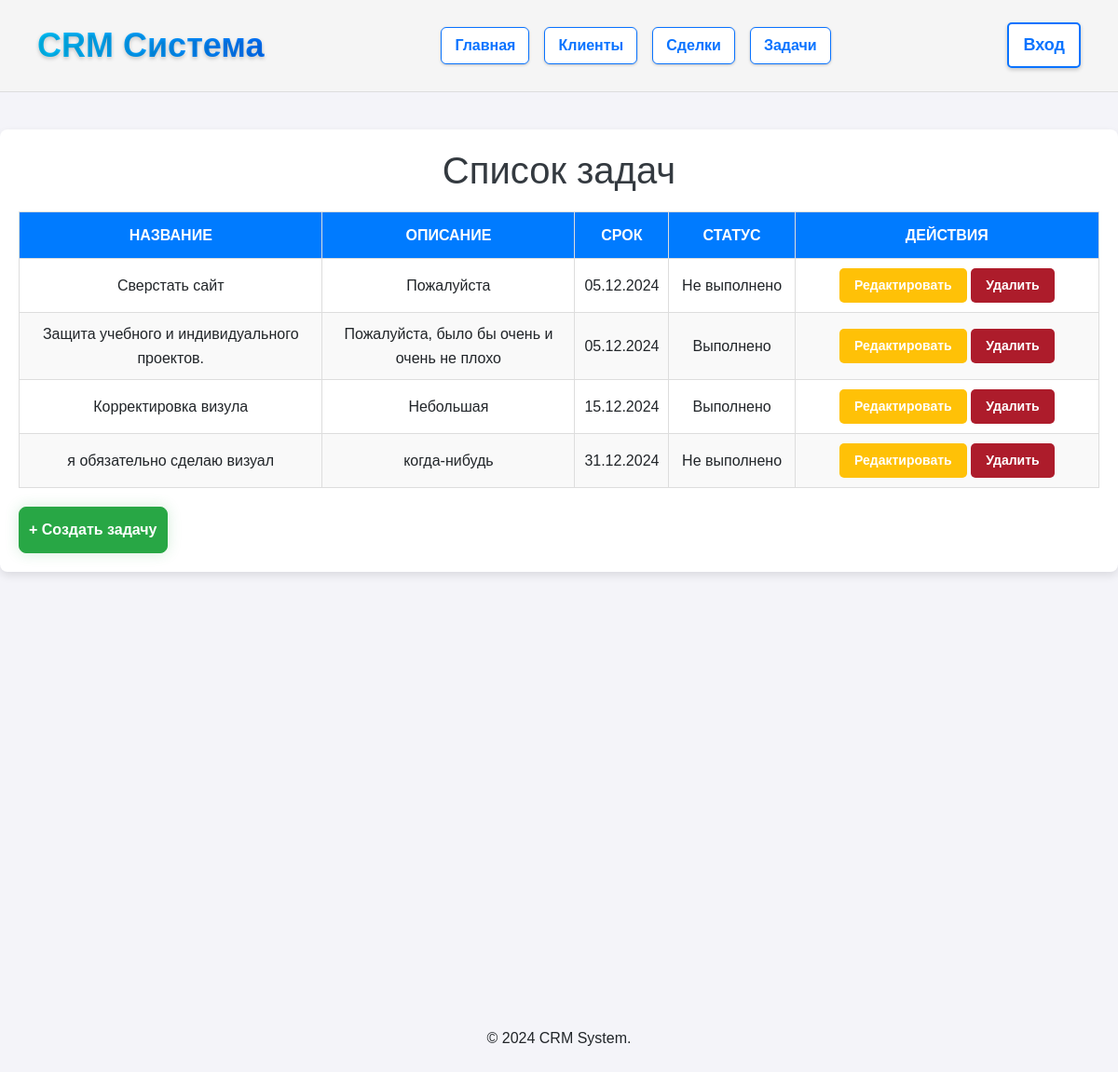
Page /task/ on the committed database.
### crm/models.py (models this page shows, shortened)
class Task(models.Model):
    title = models.CharField(default="", max_length=200, verbose_name="Название задачи")
    description = models.TextField(default="", blank=True, verbose_name="Описание")
    deadline = models.DateField( verbose_name="Срок выполнения")
    is_completed = models.BooleanField( verbose_name="Выполнена")

### crm/views.py (the view)
# urls.py: path('task/', views.task, name='task'),
def task(request):
    task = Task.objects.all()
    return render(request, 'crm/task.html', {'task': task})

### crm/templates/crm/task.html (shortened to what this page needs)
{% extends 'crm/base.html' %}
{% block content %}
<!DOCTYPE html>
<html lang="en">
<head>
</head>
<body>    <div class="container">
        <h1>Список задач</h1>
        <table>
            <thead>
                <tr>
                    <th>Название</th>
                    <th>Описание</th>
                    <th>Срок</th>
                    <th>Статус</th>
                    <th>Действия</th>
                </tr>
            </thead>
            <tbody>
                {% for task in task %}
                <tr>
                    <td>{{ task.title }}</td>
                    <td>{{ task.description }}</td>
                    <td>{{ task.deadline|date:"d.m.Y" }}</td>
                    <td>
                        {% if task.is_completed %}
                        Выполнено
                        {% else %}
                        Не выполнено
                        {% endif %}
                    </td>
                    <td>
                        <a href="{% url 'edit_task' task.id %}" class="btn btn-warning btn-sm">Редактировать</a>
                        <a href="{% url 'delete_task' task.id %}" onclick="return confirm('Вы уверены?');" class="btn btn-danger btn-sm">Удалить</a>
                    </td>
                </tr>
                {% empty %}
                <tr>
                    <td colspan="5" class="no-tasks">Нет задач</td>
                </tr>
                {% endfor %}
            </tbody>
        </table>
        <a href="{% url 'add_task' %}" class="btn btn-success mt-3">+ Создать задачу</a>
    </div>
</body>
</html>
{% endblock %}

### crm/templates/crm/base.html (style rules this page uses)
body { font-family: Arial, sans-serif; background-color: #f4f4f9; margin: 0; padding: 0; line-height: 1.6; }

### crm/templates/crm/task.html (style rules this page uses)
body { font-family: Arial, sans-serif; background-color: #f4f4f9; margin: 0; padding: 0; line-height: 1.6; }
.container { max-width: 1200px; margin: 40px auto; background-color: #fff; padding: 20px; box-shadow: 0 4px 10px rgba(0, 0, 0, 0.1); border-radius: 8px; position: relative; padding-bottom: 90px; }
h1 { text-align: center; color: #343a40; }
table { width: 100%; border-collapse: collapse; margin-top: 20px; }
table th { background: #007bff; color: #fff; text-transform: uppercase; }
table th, table td { padding: 12px 15px; border: 1px solid #ddd; box-sizing: border-box; text-align: center; vertical-align: middle; }
tbody td { padding: 10px; text-align: center; vertical-align: middle; border: 1px solid #ddd; word-wrap: break-word; }
tbody tr:nth-child(even) { background-color: #f9f9f9; }
thead th:nth-child(1), tbody td:nth-child(1) { width: 30%; }
thead th:nth-child(2), tbody td:nth-child(2) { width:25%; }
thead th:nth-child(5), tbody td:nth-child(5) { width:30%; }
thead th:nth-child(4), tbody td:nth-child(4) { width:12%; }
.btn { font-size: 14px; padding: 5px 10px; border-radius: 4px; color: #fff; text-decoration: none; cursor: pointer; display: inline-block; }
.btn.btn-success.mt-3 { position: absolute; bottom: 20px; left: 20px; padding: 12px 10px; background-color: #28a745; color: #fff; font-size: 16px; font-weight: bold; border-radius: 8px; text-align: center; cursor: pointer; text-decoration: none; box-shadow: 0 0 15px rgba(40, 167, 69, 0.2); transition: all 0.3s ease; display: inline-block; }
.btn.btn-warning.btn-sm, .btn.btn-danger.btn-sm { padding: 8px 16px; border: none; border-radius: 5px; font-weight: bold; cursor: pointer; color: #fff; text-decoration: none; display: inline-block; }
.btn.btn-warning.btn-sm { background-color: #ffc107; }
.btn.btn-danger.btn-sm { background-color: #ad1c2b; }

### rows in the picture
Task: title "Сверстать сайт", description "Пожалуйста", deadline "05.12.2024", is_completed "Не выполнено"
Task: title "Защита учебного и индивидуального проектов.", description "Пожалуйста, было бы очень и очень не плохо", deadline "05.12.2024", is_completed "Выполнено"
Task: title "Корректировка визула", description "Небольшая", deadline "15.12.2024", is_completed "Выполнено"
Task: title "я обязательно сделаю визуал", description "когда-нибудь", deadline "31.12.2024", is_completed "Не выполнено"
